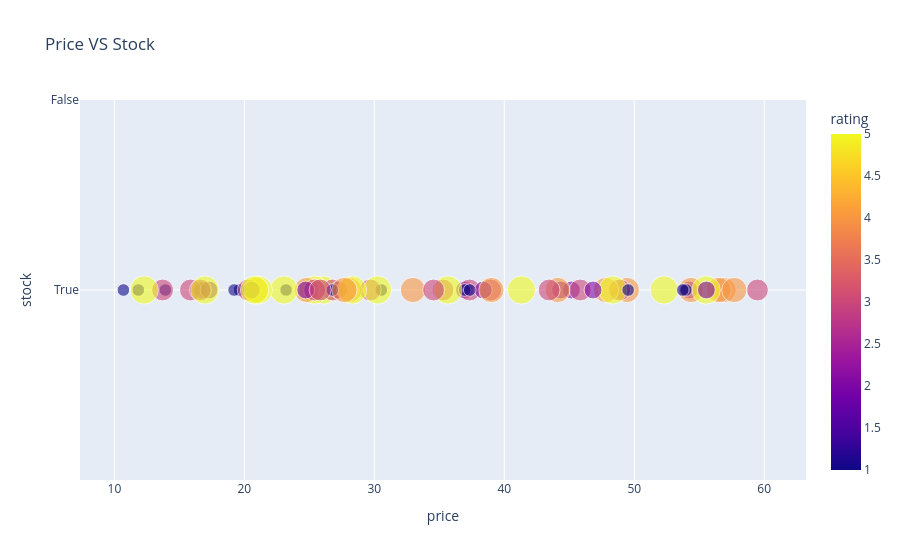

The notebook cell saved with this chart:
### Code cell
fig = px.scatter(
    df,
    x="price",
    y="stock",
    color = "rating" , 
    size = "rating",
    opacity = 0.6,
    hover_data = ["title","category"],
    title = "Price VS Stock" 
)

fig.update_yaxes(
    tickmode = "array",
    tickvals=[0,1],
    ticktext=["True","False"]
)

fig.show()

### Figure 1 — Plotly figure (JSON) as saved in the notebook; plotly's stock layout.template omitted (floating-point values rounded to 4 significant figures; data arrays with more than 128 entries replaced by an {"elided": "..."} marker saying what was removed)
{"data": [{"customdata": {"elided": "69x2 str values"}, "hovertemplate": "price=%{x}<br>stock=%{y}<br>rating=%{marker.color}<br>title=%{customdata[0]}<br>category=%{customdata[1]}<extra></extra>", "legendgroup": "", "marker": {"color": [2, 4, 3, 2, 3, 2, 1, 4, 1, 3, 5, 4, 1, 4, 1, 4, 2, 1, 1, 5, 2, 3, 4, 3, 1, 3, 2, 3, 5, 5, 4, 4, 2, 5, 3, 1, 3, 2, 4, 5, 3, 3, 1, 1, 3, 5, 1, 5, 4, 3, 2, 4, 2, 3, 1, 4, 5, 1, 5, 5, 2, 1, 2, 5, 5, 3, 3, 4, 5], "coloraxis": "coloraxis", "opacity": 0.6, "size": [2, 4, 3, 2, 3, 2, 1, 4, 1, 3, 5, 4, 1, 4, 1, 4, 2, 1, 1, 5, 2, 3, 4, 3, 1, 3, 2, 3, 5, 5, 4, 4, 2, 5, 3, 1, 3, 2, 4, 5, 3, 3, 1, 1, 3, 5, 1, 5, 4, 3, 2, 4, 2, 3, 1, 4, 5, 1, 5, 5, 2, 1, 2, 5, 5, 3, 3, 4, 5], "sizemode": "area", "sizeref": 0.0125, "symbol": "circle"}, "mode": "markers", "name": "", "orientation": "h", "showlegend": false, "type": "scatter", "x": [45.17, 49.43, 48.87, 36.94, 37.33, 44.34, 30.54, 56.88, 23.21, 38.95, 26.08, 47.82, 19.63, 56.5, 16.64, 44.1, 54.21, 13.92, 10.69, 48.35, 16.73, 26.8, 54.36, 35.28, 11.84, 59.48, 27.26, 13.71, 25.37, 52.3, 20.89, 24.8, 38.38, 23.05, 43.45, 19.21, 25.4, 24.72, 57.7, 12.29, 15.85, 20.3, 53.98, 53.74, 29.69, 55.53, 36.95, 30.25, 28.08, 45.84, 20.55, 39.01, 17.28, 16.62, 37.34, 32.97, 28.32, 26.77, 21.07, 35.66, 55.55, 49.53, 46.83, 20.79, 41.32, 34.56, 25.83, 27.7, 16.97], "xaxis": "x", "y": [true, true, true, true, true, true, true, true, true, true, true, true, true, true, true, true, true, true, true, true, true, true, true, true, true, true, true, true, true, true, true, true, true, true, true, true, true, true, true, true, true, true, true, true, true, true, true, true, true, true, true, true, true, true, true, true, true, true, true, true, true, true, true, true, true, true, true, true, true], "yaxis": "y"}], "layout": {"coloraxis": {"colorbar": {"title": {"text": "rating"}}, "colorscale": [[0, "#0d0887"], [0.1111, "#46039f"], [0.2222, "#7201a8"], [0.3333, "#9c179e"], [0.4444, "#bd3786"], [0.5556, "#d8576b"], [0.6667, "#ed7953"], [0.7778, "#fb9f3a"], [0.8889, "#fdca26"], [1, "#f0f921"]]}, "legend": {"itemsizing": "constant", "tracegroupgap": 0}, "title": {"text": "Price VS Stock"}, "xaxis": {"anchor": "y", "domain": [0, 1], "title": {"text": "price"}}, "yaxis": {"anchor": "x", "domain": [0, 1], "tickmode": "array", "ticktext": ["True", "False"], "tickvals": [0, 1], "title": {"text": "stock"}}}}
